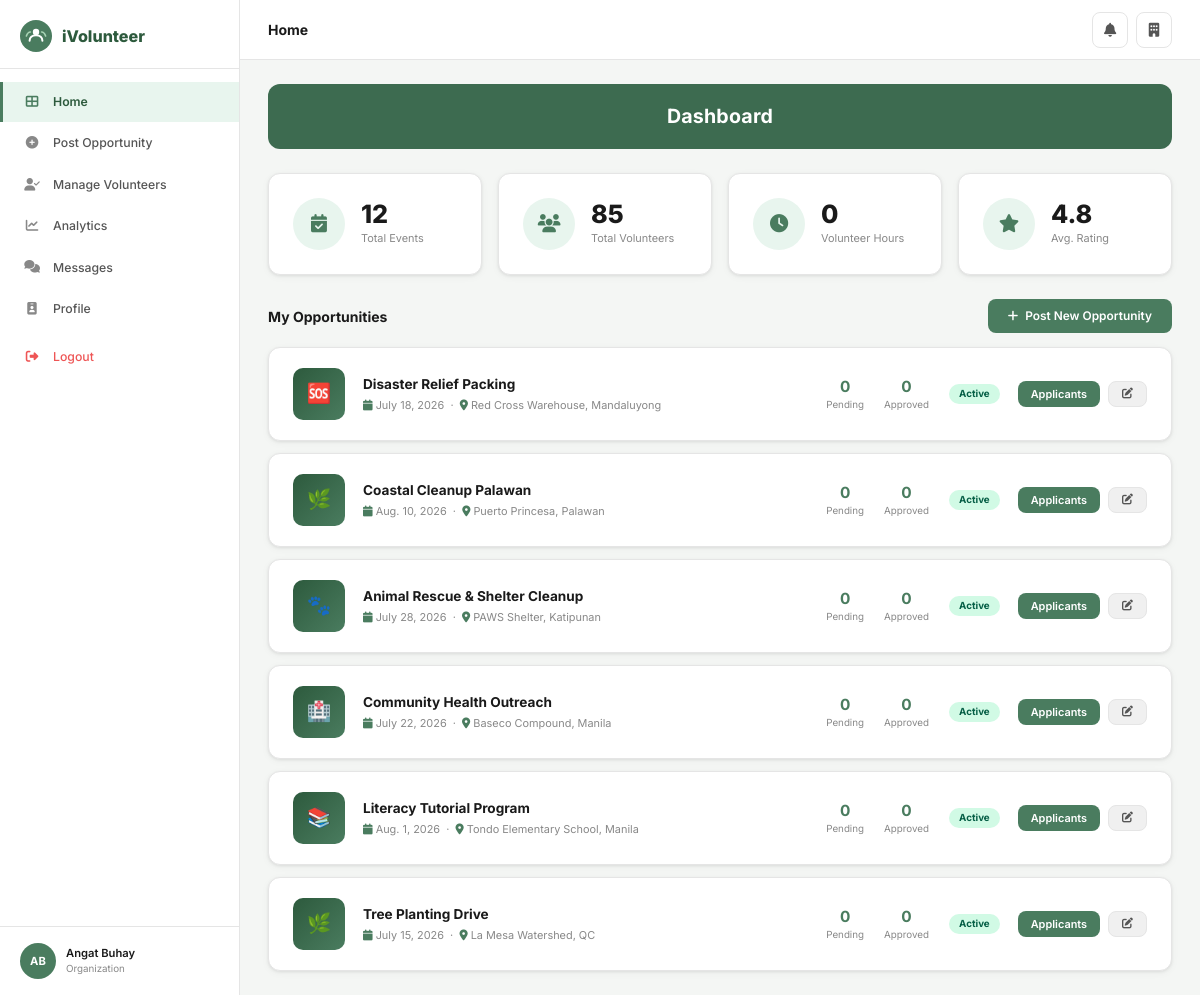
/org/dashboard/ (signed in), run on the app's committed database.
### core/models.py (models this page shows, shortened)
class User(AbstractUser):
    ROLE_CHOICES = [('volunteer','Volunteer'),('organization','Organization'),('admin','Admin')]
    STATUS_CHOICES = [('active','Active'),('pending','Pending'),('suspended','Suspended'),('inactive','Inactive')]
    role = models.CharField(max_length=20, choices=ROLE_CHOICES, default='volunteer')
    phone_number = models.CharField(max_length=20, blank=True)
    profile_picture = models.ImageField(upload_to='profile_pics/', blank=True, null=True)
    location = models.CharField(max_length=200, blank=True)
    status = models.CharField(max_length=20, choices=STATUS_CHOICES, default='active')
    is_verified = models.BooleanField(default=False)

class Organization(models.Model):
    ORG_TYPES = [('environmental','Environmental & Conservation'),('health','Health & Medical Support'),('education','Education & Youth Development'),('disaster','Disaster Relief & Humanitarian'),('community','Community & Social Welfare'),('animal','Animal Welfare'),('other','Other')]
    user = models.OneToOneField(User, on_delete=models.CASCADE, related_name='organization')
    name = models.CharField(max_length=200)
    org_type = models.CharField(max_length=30, choices=ORG_TYPES)
    description = models.TextField(blank=True)
    website = models.URLField(blank=True)
    address = models.CharField(max_length=300, blank=True)
    accreditation_doc = models.FileField(upload_to='accreditation/', blank=True, null=True)
    contact_person = models.CharField(max_length=100, blank=True)
    is_verified = models.BooleanField(default=False)
    total_events = models.PositiveIntegerField(default=0)
    total_volunteers = models.PositiveIntegerField(default=0)
    total_hours = models.PositiveIntegerField(default=0)
    rating = models.DecimalField(max_digits=3, decimal_places=2, default=0.0)
    rating_count = models.PositiveIntegerField(default=0)

class Opportunity(models.Model):
    CATEGORY_CHOICES = [('environmental','Environmental'),('healthcare','Healthcare'),('education','Education'),('community','Community'),('animal_care','Animal Care'),('disaster','Disaster Relief'),('other','Other')]
    STATUS_CHOICES = [('active','Active'),('pending','Pending'),('suspended','Suspended'),('completed','Completed'),('cancelled','Cancelled')]
    organization = models.ForeignKey(Organization, on_delete=models.CASCADE, related_name='opportunities')
    title = models.CharField(max_length=200)
    description = models.TextField()
    category = models.CharField(max_length=30, choices=CATEGORY_CHOICES)
    location = models.CharField(max_length=200)
    date = models.DateField()
    start_time = models.TimeField()
    end_time = models.TimeField()
    max_volunteers = models.PositiveIntegerField(default=50)
    requirements = models.TextField(blank=True)
    what_to_bring = models.TextField(blank=True)
    image = models.ImageField(upload_to='opportunities/', blank=True, null=True)
    status = models.CharField(max_length=20, choices=STATUS_CHOICES, default='active')
    created_at = models.DateTimeField(default=timezone.now)
    class Meta: ordering = ['-created_at']
    @property
    def approved_count(self): return self.applications.filter(status='approved').count()
    @property
    def pending_count(self): return self.applications.filter(status='pending').count()

### core/views.py (the view)
# urls.py: path('org/dashboard/', views.org_dashboard, name='org_dashboard'),
@login_required
def org_dashboard(request):
    if not is_org(request.user): return redirect('home')
    org = get_object_or_404(Organization, user=request.user)
    opps = org.opportunities.annotate(app_count=Count('applications')).order_by('-created_at')
    unread = request.user.notifications.filter(is_read=False).count()
    return render(request, 'core/org_dashboard.html', {'org': org, 'opportunities': opps, 'unread': unread})

### core/views.py (called while the page is built)
def is_org(u): return u.is_authenticated and u.role == 'organization'

### core/templates/core/org_dashboard.html (shortened to what this page needs)
{% extends 'core/base.html' %}
{% block page_title %}Home{% endblock %}
{% block content %}
<div class="page-banner">Dashboard</div>
<div class="stats-grid" style="grid-template-columns:repeat(4,1fr)">
  <div class="stat-card"><div class="stat-icon"><i class="fas fa-calendar-check"></i></div><div><div class="stat-val">{{ org.total_events }}</div><div class="stat-label">Total Events</div></div></div>
  <div class="stat-card"><div class="stat-icon"><i class="fas fa-users"></i></div><div><div class="stat-val">{{ org.total_volunteers }}</div><div class="stat-label">Total Volunteers</div></div></div>
  <div class="stat-card"><div class="stat-icon"><i class="fas fa-clock"></i></div><div><div class="stat-val">{{ org.total_hours }}</div><div class="stat-label">Volunteer Hours</div></div></div>
  <div class="stat-card"><div class="stat-icon"><i class="fas fa-star"></i></div><div><div class="stat-val">{{ org.rating|floatformat:1 }}</div><div class="stat-label">Avg. Rating</div></div></div>
</div>
<div style="display:flex;align-items:center;justify-content:space-between;margin-bottom:14px">
  <h2 style="font-size:1rem;font-weight:700">My Opportunities</h2>
  <a href="{% url 'create_opp' %}" class="btn btn-green"><i class="fas fa-plus"></i> Post New Opportunity</a>
</div>
{% if opportunities %}
<div style="display:flex;flex-direction:column;gap:12px">
{% for opp in opportunities %}
<div class="card">
  <div class="card-body" style="display:flex;align-items:center;gap:18px">
    <div style="width:52px;height:52px;border-radius:10px;background:linear-gradient(135deg,#2d5a3d,#4a7c5f);display:flex;align-items:center;justify-content:center;font-size:1.4rem;flex-shrink:0">
      {% if opp.category == 'environmental' %}🌿{% elif opp.category == 'healthcare' %}🏥{% elif opp.category == 'education' %}📚{% elif opp.category == 'community' %}🤝{% elif opp.category == 'animal_care' %}🐾{% elif opp.category == 'disaster' %}🆘{% else %}❤️{% endif %}
    </div>
    <div style="flex:1">
      <div style="font-weight:700;font-size:.97rem">{{ opp.title }}</div>
      <div style="font-size:.78rem;color:#888;margin-top:2px"><i class="fas fa-calendar" style="color:#4a7c5f"></i> {{ opp.date }} &nbsp;·&nbsp; <i class="fas fa-map-marker-alt" style="color:#4a7c5f"></i> {{ opp.location }}</div>
    </div>
    <div style="display:flex;align-items:center;gap:20px">
      <div style="text-align:center"><div style="font-weight:700;font-size:1.1rem;color:#4a7c5f">{{ opp.pending_count }}</div><div style="font-size:.7rem;color:#888">Pending</div></div>
      <div style="text-align:center"><div style="font-weight:700;font-size:1.1rem;color:#4a7c5f">{{ opp.approved_count }}</div><div style="font-size:.7rem;color:#888">Approved</div></div>
      <span class="badge badge-{{ opp.status }}">{{ opp.get_status_display }}</span>
    </div>
    <div style="display:flex;gap:8px">
      <a href="{% url 'org_applicants' opp.pk %}" class="btn btn-green btn-sm">Applicants</a>
      <a href="{% url 'edit_opp' opp.pk %}" class="btn btn-grey btn-sm"><i class="fas fa-edit"></i></a>
    </div>
  </div>
</div>
{% endfor %}
</div>
{% else %}
<div class="empty-state card"><div class="card-body"><i class="fas fa-calendar-plus"></i><h3>No opportunities yet</h3><p>Post your first volunteer opportunity</p><a href="{% url 'create_opp' %}" class="btn btn-green" style="margin-top:16px">Post Opportunity</a></div></div>
{% endif %}
{% endblock %}

### core/templates/core/base.html (shortened to what this page needs)
<!DOCTYPE html>
<html lang="en">
<head>
<link rel="stylesheet" href="https://cdnjs.cloudflare.com/ajax/libs/font-awesome/6.5.0/css/all.min.css">
{% load static %}
</head>
<body>
{% block full_page %}
<div class="layout">
  {% if user.is_authenticated %}
  <aside class="sidebar">
    <div class="sidebar-logo">
      <span class="sidebar-logo-text">iVolunteer</span>
    </div>
    <nav class="sidebar-nav">
      {% if user.role == 'admin' or user.is_superuser %}
        <a href="{% url 'admin_dashboard' %}" class="nav-item {% if request.resolver_match.url_name == 'admin_dashboard' %}active{% endif %}">
          <i class="fas fa-th-large"></i> Dashboard
        </a>
        <a href="{% url 'admin_organizations' %}" class="nav-item {% if 'admin_org' in request.resolver_match.url_name %}active{% endif %}">
          <i class="fas fa-building-user"></i> Organizations
        </a>
        <a href="{% url 'admin_users' %}" class="nav-item {% if 'admin_user' in request.resolver_match.url_name %}active{% endif %}">
          <i class="fas fa-users"></i> Users
        </a>
        <a href="{% url 'admin_verification' %}" class="nav-item {% if 'verification' in request.resolver_match.url_name %}active{% endif %}">
          <i class="fas fa-id-card"></i> Verification
        </a>
        <a href="{% url 'admin_opportunities' %}" class="nav-item {% if 'admin_opportunities' in request.resolver_match.url_name %}active{% endif %}">
          <i class="fas fa-hand-holding-heart"></i> Opportunities
        </a>
        <a href="{% url 'admin_reports' %}" class="nav-item {% if 'report' in request.resolver_match.url_name %}active{% endif %}">
          <i class="fas fa-flag"></i> Reports
        </a>
        <a href="{% url 'admin_analytics' %}" class="nav-item {% if 'analytics' in request.resolver_match.url_name %}active{% endif %}">
          <i class="fas fa-chart-bar"></i> Analytics
        </a>
      {% elif user.role == 'organization' %}
        <a href="{% url 'org_dashboard' %}" class="nav-item {% if request.resolver_match.url_name == 'org_dashboard' %}active{% endif %}">
          <i class="fas fa-th-large"></i> Home
        </a>
        <a href="{% url 'create_opp' %}" class="nav-item {% if 'create_opp' == request.resolver_match.url_name %}active{% endif %}">
          <i class="fas fa-plus-circle"></i> Post Opportunity
        </a>
        <a href="{% url 'org_manage_volunteers' %}" class="nav-item {% if 'manage_volunteers' in request.resolver_match.url_name %}active{% endif %}">
          <i class="fas fa-user-check"></i> Manage Volunteers
        </a>
        <a href="{% url 'org_analytics' %}" class="nav-item {% if 'org_analytics' == request.resolver_match.url_name %}active{% endif %}">
          <i class="fas fa-chart-line"></i> Analytics
        </a>
        <a href="{% url 'chats' %}" class="nav-item {% if 'chat' in request.resolver_match.url_name %}active{% endif %}">
          <i class="fas fa-comments"></i> Messages
        </a>
        <a href="{% url 'org_profile' %}" class="nav-item {% if 'org_profile' == request.resolver_match.url_name %}active{% endif %}">
          <i class="fas fa-id-badge"></i> Profile
        </a>
      {% endif %}
      <a href="{% url 'logout' %}" class="nav-item nav-logout" style="margin-top:8px">
        <i class="fas fa-sign-out-alt"></i> Logout
      </a>
    </nav>
    <div class="sidebar-footer">
      <div class="sidebar-user">
        <div class="s-avatar">
          {% if user.profile_picture %}<img src="{{ user.profile_picture.url }}" alt="">
          {% else %}{{ user.first_name|first|upper }}{{ user.last_name|first|upper }}{% endif %}
        </div>
        <div>
          <div class="s-user-name">{{ user.get_full_name|default:user.username }}</div>
          <div class="s-user-role">{{ user.get_role_display }}</div>
        </div>
      </div>
    </div>
  </aside>
  {% endif %}
  <main class="main">
    {% if user.is_authenticated %}
    <header class="topbar">
      <span class="topbar-title">{% block page_title %}{% endblock %}</span>
      <div class="topbar-right">
        <a href="{% url 'notifications' %}" class="icon-btn" title="Notifications">
          <i class="fas fa-bell"></i>
        </a>
        {% if user.role == 'volunteer' %}
        <a href="{% url 'vol_profile' %}" class="icon-btn"><i class="fas fa-user"></i></a>
        {% elif user.role == 'organization' %}
        <a href="{% url 'org_profile' %}" class="icon-btn"><i class="fas fa-building"></i></a>
        {% endif %}
      </div>
    </header>
    {% endif %}
    <div class="content">
      {% block content %}{% endblock %}
    </div>
  </main>
</div>
{% endblock full_page %}
</body>
</html>

### core/templates/core/base.html (style rules this page uses)
:root { --green:#4a7c5f;--green-dark:#2d5a3d;--green-mid:#3d6b50;--green-light:#e8f5ee; --green-btn:#4a7c5f;--accent:#f0a500; --sidebar-bg:#fff;--sidebar-w:240px; --text:#1a1a1a;--text-2:#555;--text-3:#888; --bg:#f4f6f4;--white:#fff; --border:#e5e5e5;--border-2:#d0d0d0; --radius:12px;--radius-sm:8px; --shadow:0 1px 3px rgba(0,0,0,.08),0 2px 8px rgba(0,0,0,.04); --shadow-md:0 4px 16px rgba(0,0,0,.1); }
*,*::before,*::after { box-sizing:border-box;margin:0;padding:0 }
html { font-size:14px }
body { font-family:'Inter',sans-serif;background:var(--bg);color:var(--text);line-height:1.5 }
a { color:inherit;text-decoration:none }
.layout { display:flex;min-height:100vh }
.sidebar { width:var(--sidebar-w);background:var(--white);border-right:1px solid var(--border);position:fixed;top:0;left:0;bottom:0;display:flex;flex-direction:column;overflow-y:auto;z-index:200 }
.sidebar-logo { padding:20px 20px 16px;display:flex;align-items:center;gap:10px;border-bottom:1px solid var(--border) }
.sidebar-logo-text { font-size:1.15rem;font-weight:800;color:var(--green-dark) }
.sidebar-nav { flex:1;padding:12px 0 }
.nav-item { display:flex;align-items:center;gap:12px;padding:11px 20px;color:var(--text-2);font-size:.875rem;font-weight:500;cursor:pointer;transition:.15s;border-left:3px solid transparent;margin:1px 0 }
.nav-item i { width:18px;text-align:center;color:var(--text-3);font-size:.9rem }
.nav-item.active { background:var(--green-light);color:var(--green-dark);font-weight:600;border-left-color:var(--green) }
.nav-item.active i { color:var(--green) }
.nav-logout { color:#e55;margin-top:auto }
.nav-logout i { color:#e55 }
.sidebar-footer { padding:16px 20px;border-top:1px solid var(--border) }
.sidebar-user { display:flex;align-items:center;gap:10px }
.s-avatar { width:36px;height:36px;border-radius:50%;background:var(--green);color:#fff;display:flex;align-items:center;justify-content:center;font-weight:700;font-size:.8rem;flex-shrink:0;overflow:hidden }
.s-user-name { font-size:.8rem;font-weight:600;color:var(--text) }
.s-user-role { font-size:.7rem;color:var(--text-3) }
.main { margin-left:var(--sidebar-w);flex:1;display:flex;flex-direction:column }
.topbar { background:var(--white);border-bottom:1px solid var(--border);height:60px;display:flex;align-items:center;justify-content:space-between;padding:0 28px;position:sticky;top:0;z-index:100 }
.topbar-title { font-size:1rem;font-weight:700;color:var(--text) }
.topbar-right { display:flex;align-items:center;gap:8px }
.icon-btn { width:36px;height:36px;border-radius:8px;border:1px solid var(--border);background:var(--white);display:flex;align-items:center;justify-content:center;color:var(--text-2);cursor:pointer;transition:.15s;position:relative }
.page-banner { background:var(--green-mid);color:#fff;border-radius:var(--radius);padding:18px 28px;margin-bottom:24px;text-align:center;font-size:1.4rem;font-weight:700;letter-spacing:.01em }
.content { padding:24px 28px;flex:1;max-width:1180px;width:100% }
.card { background:var(--white);border-radius:var(--radius);border:1px solid var(--border);box-shadow:var(--shadow) }
.card-body { padding:20px 24px }
.stats-grid { display:grid;grid-template-columns:repeat(auto-fit,minmax(200px,1fr));gap:16px;margin-bottom:24px }
.stat-card { background:var(--white);border-radius:var(--radius);border:1px solid var(--border);padding:24px;display:flex;align-items:center;gap:16px;box-shadow:var(--shadow) }
.stat-icon { width:52px;height:52px;border-radius:50%;background:var(--green-light);display:flex;align-items:center;justify-content:center;font-size:1.3rem;color:var(--green);flex-shrink:0 }
.stat-val { font-size:1.8rem;font-weight:800;color:var(--text);line-height:1 }
.stat-label { font-size:.78rem;color:var(--text-3);margin-top:3px }
.btn { display:inline-flex;align-items:center;gap:7px;padding:9px 20px;border-radius:8px;font-size:.85rem;font-weight:600;cursor:pointer;border:none;transition:.15s;line-height:1.3 }
.btn-green { background:var(--green-btn);color:#fff }
.btn-grey { background:#f0f0f0;color:var(--text-2);border:1px solid var(--border) }
.btn-sm { padding:6px 13px;font-size:.78rem }
.badge { display:inline-flex;align-items:center;padding:3px 10px;border-radius:20px;font-size:.7rem;font-weight:700;text-transform:capitalize }
.badge-active,.badge-approved { background:#d1fae5;color:#065f46 }

### data on the page
User: first_name|first "A", last_name|first "B", get_full_name "Angat Buhay", role "Organization"
Organization: total_events "12", total_volunteers "85", total_hours "0", rating "4.8"
Opportunity: title "Disaster Relief Packing", date "July 18, 2026", location "Red Cross Warehouse, Mandaluyong", pending_count "0", approved_count "0", status "Active"
Opportunity: title "Coastal Cleanup Palawan", date "Aug. 10, 2026", location "Puerto Princesa, Palawan", pending_count "0", approved_count "0", status "Active"
Opportunity: title "Animal Rescue & Shelter Cleanup", date "July 28, 2026", location "PAWS Shelter, Katipunan", pending_count "0", approved_count "0", status "Active"
Opportunity: title "Community Health Outreach", date "July 22, 2026", location "Baseco Compound, Manila", pending_count "0", approved_count "0", status "Active"
Opportunity: title "Literacy Tutorial Program", date "Aug. 1, 2026", location "Tondo Elementary School, Manila", pending_count "0", approved_count "0", status "Active"
Opportunity: title "Tree Planting Drive", date "July 15, 2026", location "La Mesa Watershed, QC", pending_count "0", approved_count "0", status "Active"
